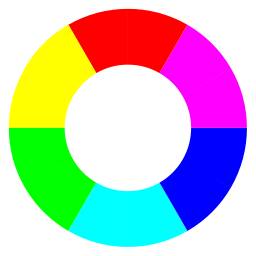
#> input picture Autodraw/Colorwheel_sixcolor.svg.png, 256 x 256 px
$ python ImageToAscii.py
#> lines starting #> are read from the running program, lines starting #| are printed output that depends on the picture
import cv2
from math import gcd

"""

Image to ASCII art with openCV

"""


imgPath = input('Image path: ')
#> the answer given: ../Autodraw/Colorwheel_sixcolor.svg.png
img = cv2.cvtColor(cv2.imread(imgPath), cv2.COLOR_BGR2GRAY)
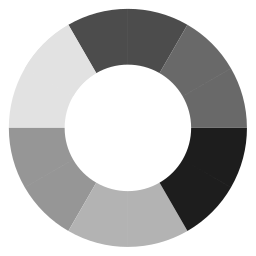
#> img: shape (256, 256); min 29, max 255, mean 193
ht, wt = img.shape[:2]
#> ht = 256; wt = 256
PXL_SIZE = gcd(ht, wt)
#> PXL_SIZE = 256
ascii_img = []

for y in range(0, ht, PXL_SIZE):
    newRow = []
    for x in range(0, wt, PXL_SIZE):
        rowSum = 0
        for y_s in range(y, y + PXL_SIZE):
            for x_s in range(x, x + PXL_SIZE):
                rowSum += img[y_s][x_s]
        newRow.append(rowSum / PXL_SIZE ** 2)
    ascii_img.append(newRow)
#> after the loop, ascii_img = [[193]]

colGrad = ('%', '+', '-', '.', ' ')
interval = 255 / len(colGrad)

with open('outputAscii.txt', 'w') as out_file:
    for row in ascii_img:
        for gCol in row:
            for m in range(len(colGrad)):
                if interval * m <= gCol <= interval * (m + 1):
                    out_file.write(colGrad[m] + ' ')

        out_file.write('\n')
#> this loop made 1 pass
